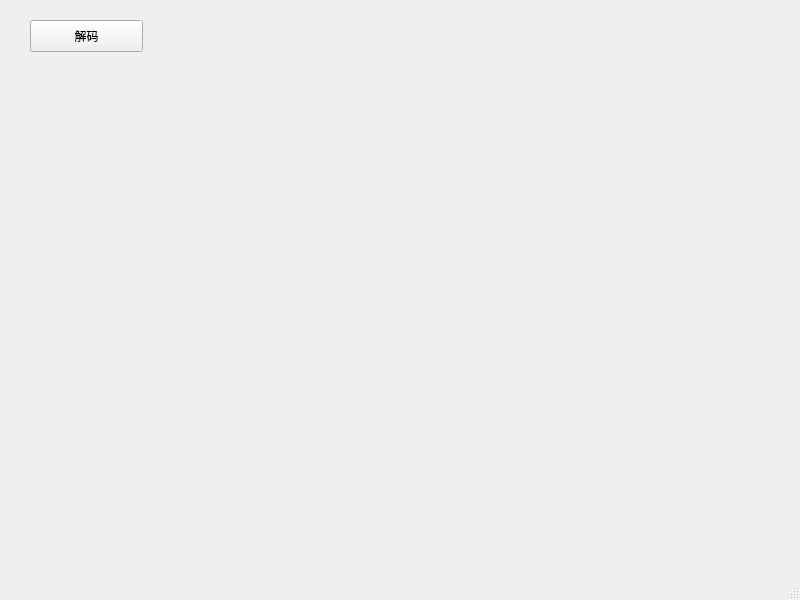
<?xml version="1.0" encoding="UTF-8"?>
<ui version="4.0">
 <class>MainWindow</class>
 <widget class="QMainWindow" name="MainWindow">
  <property name="geometry">
   <rect>
    <x>0</x>
    <y>0</y>
    <width>800</width>
    <height>600</height>
   </rect>
  </property>
  <property name="windowTitle">
   <string>MainWindow</string>
  </property>
  <widget class="QWidget" name="centralwidget">
   <widget class="QPushButton" name="decodeButton">
    <property name="geometry">
     <rect>
      <x>30</x>
      <y>20</y>
      <width>113</width>
      <height>32</height>
     </rect>
    </property>
    <property name="text">
     <string>解码</string>
    </property>
   </widget>
  </widget>
  <widget class="QMenuBar" name="menubar">
   <property name="geometry">
    <rect>
     <x>0</x>
     <y>0</y>
     <width>800</width>
     <height>24</height>
    </rect>
   </property>
  </widget>
  <widget class="QStatusBar" name="statusbar"/>
 </widget>
 <resources/>
 <connections/>
</ui>
